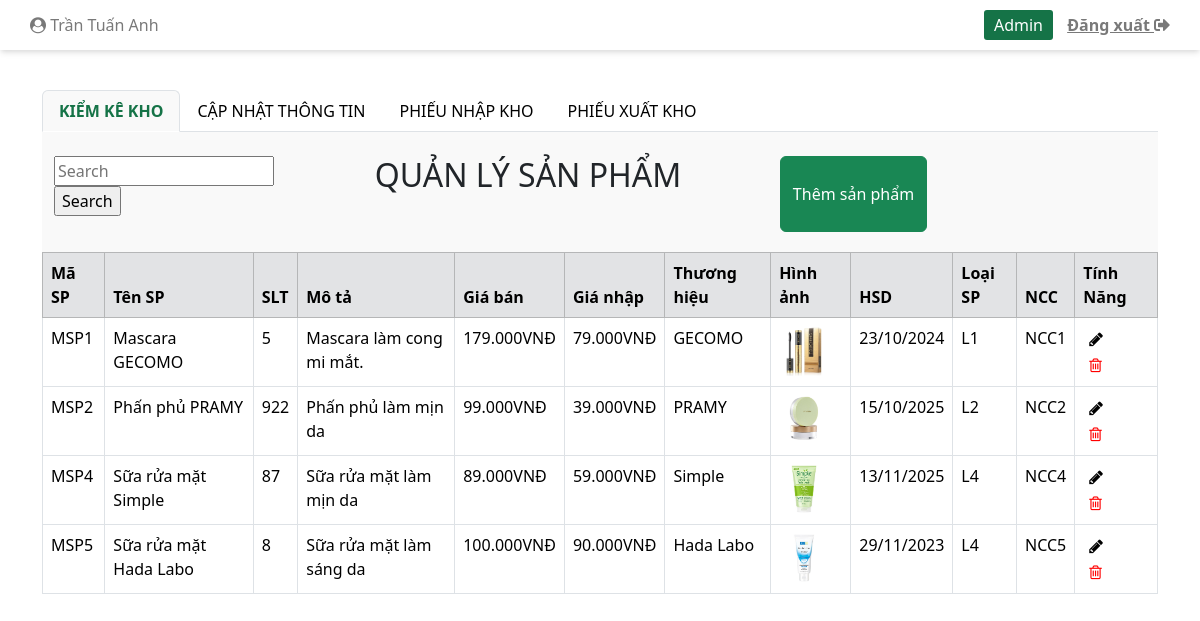
/indexQLKH.php?san-pham (signed in), run on the app's committed database.
### tables this page shows
CREATE TABLE `nhanvien` (
  `MaNhanVien` int(11) NOT NULL,
  `HoTen` varchar(50) NOT NULL,
  `MatKhau` varchar(20) NOT NULL,
  `Email` varchar(50) NOT NULL,
  `SoDienThoai` varchar(15) NOT NULL,
  `DiaChi` varchar(200) NOT NULL,
  `LoaiNhanVien` int(11) NOT NULL,
  `trangThai` int(11) NOT NULL DEFAULT 1
);

CREATE TABLE `sanpham` (
  `MaSanPham` int(11) NOT NULL,
  `TenSanPham` varchar(100) NOT NULL,
  `SoLuongTon` int(11) NOT NULL DEFAULT 1,
  `MoTa` varchar(100) DEFAULT NULL,
  `GiaBan` double NOT NULL,
  `GiaNhap` double NOT NULL,
  `ThuongHieu` varchar(100) DEFAULT NULL,
  `HinhAnh` varchar(50) NOT NULL,
  `HanSuDung` date DEFAULT NULL,
  `LoaiSanPham` int(11) NOT NULL,
  `NhaCungCap` int(11) NOT NULL,
  `trangThai` tinyint(4) NOT NULL DEFAULT 1
);

### model/mProduct3.php (called while the page is built, shortened)
<?php
    include_once("connect3.php");
    class MProduct {
        function selectAllProducts() {
            $p = new KetNoiDB();
            if ($p->moketnoi($con)) {
                $str = "SELECT * FROM sanpham";
                $tbl = mysqli_query($con,$str);
                return $tbl;
            } else {
                return false;
            }
        }
    }
?>

### model/connect3.php (called while the page is built, shortened)
<?php
     class KetNoiDB{
        function moKetNoi(& $conn){
            $conn = mysqli_connect("localhost", "root", "", "mypham");
            if ($conn){
                mysqli_set_charset($conn, "utf8");
                return $conn;
            }else{
                return false;
            }
        }
    }
?>

### controller/cProduct3.php (called while the page is built, shortened)
<?php
    include_once("Model/mProduct3.php");
    class CProduct{
        function getAllProducts(){
            $p = new MProduct();
            $tbl = $p -> selectAllProducts();
            return $tbl;
        }
    }
?>

### indexQLKH.php (the view, shortened to what this page needs)
<?php
$conn = mysqli_connect("localhost", "root", "", "mypham");
?>
<!DOCTYPE html>
<html lang="en">
<head>
    <link rel="stylesheet" href="./css/styleAdmin.css">
    <link rel="stylesheet" href="https://use.fontawesome.com/releases/v5.8.2/css/all.css"
>
    <link href="https://cdn.jsdelivr.net/npm/bootstrap@5.3.2/dist/css/bootstrap.min.css" rel="stylesheet">
    <link rel="stylesheet" href="https://maxcdn.bootstrapcdn.com/font-awesome/4.7.0/css/font-awesome.min.css">
</head>
<body>
    <div class="container-fluid">
        <div class="row">
            <div class="col-md-12 header">
                <a class="navbar-brand" href="#"><i class="fa fa-user-circle" aria-hidden="true"></i>
                    <?php
                    if (isset($_SESSION['MaNhanVien'])) {
                        $tenTaiKhoan = $_SESSION['MaNhanVien'];
                        $name = mysqli_query($conn, "SELECT * FROM `nhanvien` WHERE `MaNhanVien`= $tenTaiKhoan");
                        $kq = mysqli_fetch_array($name);
                        echo $kq["HoTen"];
                    }
                    ?>
                </a>
                <form action="" method="post" id="formAdmin">
                    <button type="submit" name="adminButton" id="adminButton">Admin</button>
                    <a href="?action=logout" data-toggle="tooltip" data-placement="bottom" title="ĐĂNG XUẤT"><b>Đăng
                            xuất <i class="fas fa-sign-out-alt"></i></b></a>
                </form>
            </div>
        </div>
    </div>
    <div class="container mt-3 body">
        <br>
        <ul class="nav nav-tabs">
            <li class="nav-item">
                <a class="nav-link active" href="indexQLKH.php?kiem-ke-kho">KIỂM KÊ KHO</a>
            </li>
            <li class="nav-item">
                <a class="nav-link" href="indexQLKH.php?san-pham">CẬP NHẬT THÔNG TIN</a>
            </li>
            <li class="nav-item">
                <a class="nav-link" href="indexQLKH.php?phieu-nhap-kho">PHIẾU NHẬP KHO</a>
            </li>
            <li class="nav-item">
                <a class="nav-link" href="indexQLKH.php?phieu-xuat-kho">PHIẾU XUẤT KHO</a>
            </li>
        </ul>
        <div class="tab-content">
            <?php
            include_once("view/vProduct3.php");
            $c = new VProduct();
            $d = new VPhieuNhapKho();
            include_once("view/vPhieuXuatKho.php");
            $e = new VPhieuXuatKho();
            if (isset($_REQUEST['kiem-ke-kho'])) {
                $p->viewAllPhieuKiemTraKho();
            } elseif (isset($_REQUEST['san-pham'])) {
                $c->viewAllProducts();
            } elseif (isset($_REQUEST['phieu-nhap-kho'])) {
                $d->viewAllPhieuNhapKho();
            } elseif (isset($_REQUEST['phieu-xuat-kho'])) {
                $e->viewAllPhieuXuatKho();
            } elseif (isset($_REQUEST['btnSearchPKTK'])) {
                $p->viewAllPhieuKiemTraKhoBySearch($_REQUEST['txtSearchPKTK']);
            } elseif (isset($_REQUEST['btnSearchSP'])) {
                $c->viewAllProductBySearch($_REQUEST['txtSearchSP']);
            } elseif (isset($_REQUEST['btnSearchPNK'])) {
                $d->viewAllPhieuNhapKhoBySearch($_REQUEST['txtSearchPNK']);
            } elseif (isset($_REQUEST['btnSearchPXK'])) {
                $e->viewAllPhieuXuatKhoBySearch($_REQUEST['txtSearchPXK']);
            } elseif (isset($_REQUEST["btnSubmitActionPhieuXuatKho"])) {
                $e->showFormDelPhieuXuatKho();
                $e->showFormEditPhieuXuatKho();
            } elseif (isset($_REQUEST["btnSubmitActionPhieuNhapKho"])) {
                $d->showFormDelPhieuNhapKho();
                $d->showFormEditPhieuNhapKho();
            } elseif (isset($_REQUEST["btnProdAct"])) {
                $c->showFormDelProduct();
                $c->showFormEditProduct();
            } elseif (isset($_REQUEST["btnSubmitActionPhieuKiemTraKho"])) {
                $p->showFormDelPhieuKiemTraKho();
                $p->showFormEditPhieuKiemTraKho();
            } else {
                echo "welcom admin";
            }
            ?>
        </div>
    </div>
</body>
</html>

### view/vProduct3.php (shortened to what this page needs)
<?php
    include_once("controller/cProduct3.php");
    class VProduct{
        function viewAllProducts(){
            $p = new CProduct();
            $tbl = $p -> getAllProducts();
            showProduct($tbl);
        }
    }
    function showProduct($tbl){
        if($tbl){
            if(mysqli_num_rows($tbl) >0){
                echo '
                <div id="san-pham" class="container tab-pane active"><br>
                <div class="row timKiem-them">
                    <div class="timKiem input-group mb-3 col-md-5">
                        <form action="indexQLKH.php" method="get">
                                 <input type="text" name="txtSearchSP" size="18" placeholder = "Search" value = "';
                                 if(isset($_REQUEST["txtSearchSP"])) echo $_REQUEST["txtSearchSP"];
                                 echo '" >
                                 <input type="submit" name="btnSearchSP" class="btnCus" value="Search">
                        </form>
                    </div>
                    <div class="timKiem col-md-4">
                        <h2>QUẢN LÝ SẢN PHẨM</h2>
                    </div>
                    <div class="timKiem themNhanVien col-md-3">
                        <button type="button" class="btn btn-success" data-bs-toggle="modal" data-bs-target="#modalThemSP">
                            Thêm sản phẩm
                        </button>
                    </div>
                </div>
                </div>
                ';
                echo "<table class='prod_tbl'> <tr>";
                    echo'
                    <table class="table table-bordered table-hover " id="myTable">
                    <thead class="table-secondary">
                        <tr class="ex">
                            <th width="auto">Mã SP</th>
                            <th width="auto">Tên SP</th>
                            <th>SLT</th>
                            <th>Mô tả</th>
                            <th>Giá bán</th>
                            <th>Giá nhập</th>
                            <th>Thương hiệu</th>
                            <th>Hình ảnh</th>
                            <th>HSD</th>
                            <th>Loại SP</th>
                            <th>NCC</th>
                            <th class="tinh-nang">Tính Năng</th>
                        </tr>
                    </thead>
                    ';
                    while($row = mysqli_fetch_assoc($tbl)){
                        if($row["trangThai"] == 1){
                            echo "<tr >";
                            echo "<td>"."MSP".$row["MaSanPham"]."</td>";
                            echo "<td>".$row["TenSanPham"]."</td>";
                            echo "<td>".$row["SoLuongTon"]."</td>";
                            echo "<td>".$row["MoTa"]."</td>";
                            echo "<td>".number_format($row["GiaBan"], 0,".", ".")."VNĐ</td>";
                            echo "<td>".number_format($row["GiaNhap"], 0,".", ".")."VNĐ</td>";
                            echo "<td>".$row["ThuongHieu"]."</td>";
                            echo "<td>"."<img src='img/".$row["HinhAnh"]."' alt='".$row["HinhAnh"]."' width= '50px' height= '50px'>"."</td>";
                            echo "<td>".date("d/m/Y", strtotime($row["HanSuDung"]))."</td>";
                            echo "<td>"."L".$row["LoaiSanPham"]."</td>";
                            echo "<td>"."NCC".$row["NhaCungCap"]."</td>";
                            echo "<td>
                                    <form action='#' method='get'>
                                    <input type='hidden' name='MaSanPham' value='" . $row["MaSanPham"] . "'>
                                    <button class='btnCus btn2 edit' type='submit' value='edit' name= 'btnProdAct'>
                                        <i class='fa fa-pencil' aria-hidden='true'></i>
                                    </button>
                                </form>
                                <form action='#' method='get'onsubmit='return confirmDelete();'>
                                    <input type='hidden' name='MaSanPham' value='" . $row["MaSanPham"] . "'>
                                    <button class='btnCus btn2 delete' type='submit' value='delete' name= 'btnProdAct'>
                                        <i class='fa fa-trash-o' aria-hidden='true'></i>
                                    </button>
                                    </form>
                                </td>";
                            echo "</tr>";
                        }
                    }
                    echo "</table>";
        }else{
            echo"Không tìm thấy sản phẩm!";
            echo header("refresh: 5; url='indexQLKH.php?san-pham'");
        }
        }
    }
?>

### css/styleAdmin.css (style rules this page uses)
.timKiem-them { margin-bottom: 10px; }
.timKiem { display: flex; flex-wrap: nowrap; justify-content: center; }
#nhan-vien, #san-pham, #khach-hang { padding-bottom: 10px; }
.input-group.mb-3.col-md-5 { width: 300px; }
a { color: #000000 !important; }
.row > .header a { color: #797979 !important; height: 50px; line-height: 50px; }
.row > .header { box-shadow: rgba(0, 0, 0, 0.1) 0px 4px 6px -1px, rgba(0, 0, 0, 0.06) 0px 2px 4px -1px; display: flex; flex-wrap: nowrap; justify-content: space-between; padding: 0 30px; }
.container.tab-pane.active { background-color: #f9f9f9 !important; }
form > button.btnCus.btn2 { border: none; background: none; }
form > button.btnCus.btn2.delete { color: red !important; }
.nav-tabs .nav-item.show .nav-link, .nav-tabs .nav-link.active { border-color: var(--bs-nav-tabs-link-active-border-color); background-color: #F9F9F9 !important; color: #157347 !important; font-weight: 600; }
#adminButton { border: none; border-radius: 3px; padding: 3px 10px; color: #fff; background-color: #157347; margin-right: 10px; }
a { text-decoration: none; }

### data on the page
nhanvien: HoTen "Trần Tuấn Anh"
sanpham: MaSanPham "1", TenSanPham "Mascara GECOMO", SoLuongTon "5", MoTa "Mascara làm cong mi mắt.", GiaBan "179.000", GiaNhap "79.000", ThuongHieu "GECOMO", HinhAnh (picture), HanSuDung "23/10/2024", LoaiSanPham "1", NhaCungCap "1"
sanpham: MaSanPham "2", TenSanPham "Phấn phủ PRAMY", SoLuongTon "922", MoTa "Phấn phủ làm mịn da", GiaBan "99.000", GiaNhap "39.000", ThuongHieu "PRAMY", HinhAnh (picture), HanSuDung "15/10/2025", LoaiSanPham "2", NhaCungCap "2"
sanpham: MaSanPham "4", TenSanPham "Sữa rửa mặt Simple", SoLuongTon "87", MoTa "Sữa rửa mặt làm mịn da", GiaBan "89.000", GiaNhap "59.000", ThuongHieu "Simple", HinhAnh (picture), HanSuDung "13/11/2025", LoaiSanPham "4", NhaCungCap "4"
sanpham: MaSanPham "5", TenSanPham "Sữa rửa mặt Hada Labo", SoLuongTon "8", MoTa "Sữa rửa mặt làm sáng da", GiaBan "100.000", GiaNhap "90.000", ThuongHieu "Hada Labo", HinhAnh (picture), HanSuDung "29/11/2023", LoaiSanPham "4", NhaCungCap "5"
